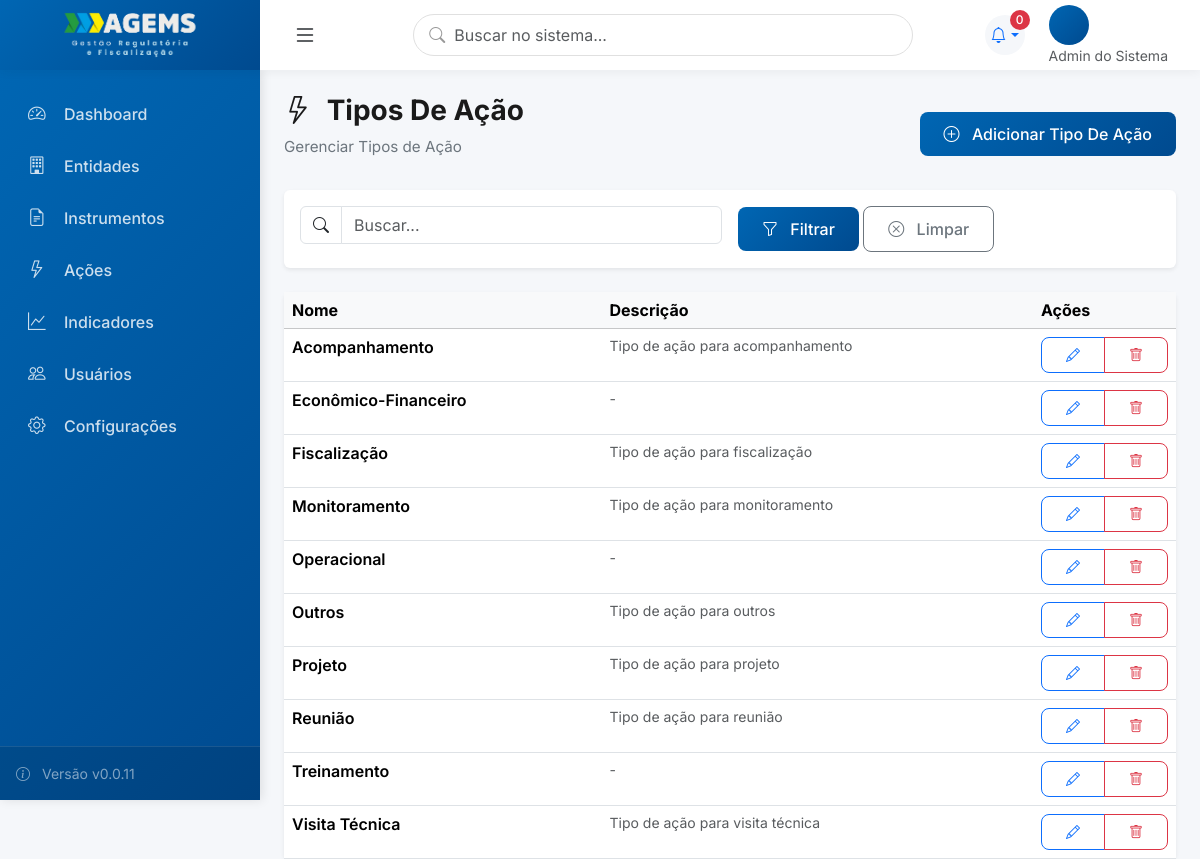
Before: /tipos-acao/ (signed in) with the older database file.
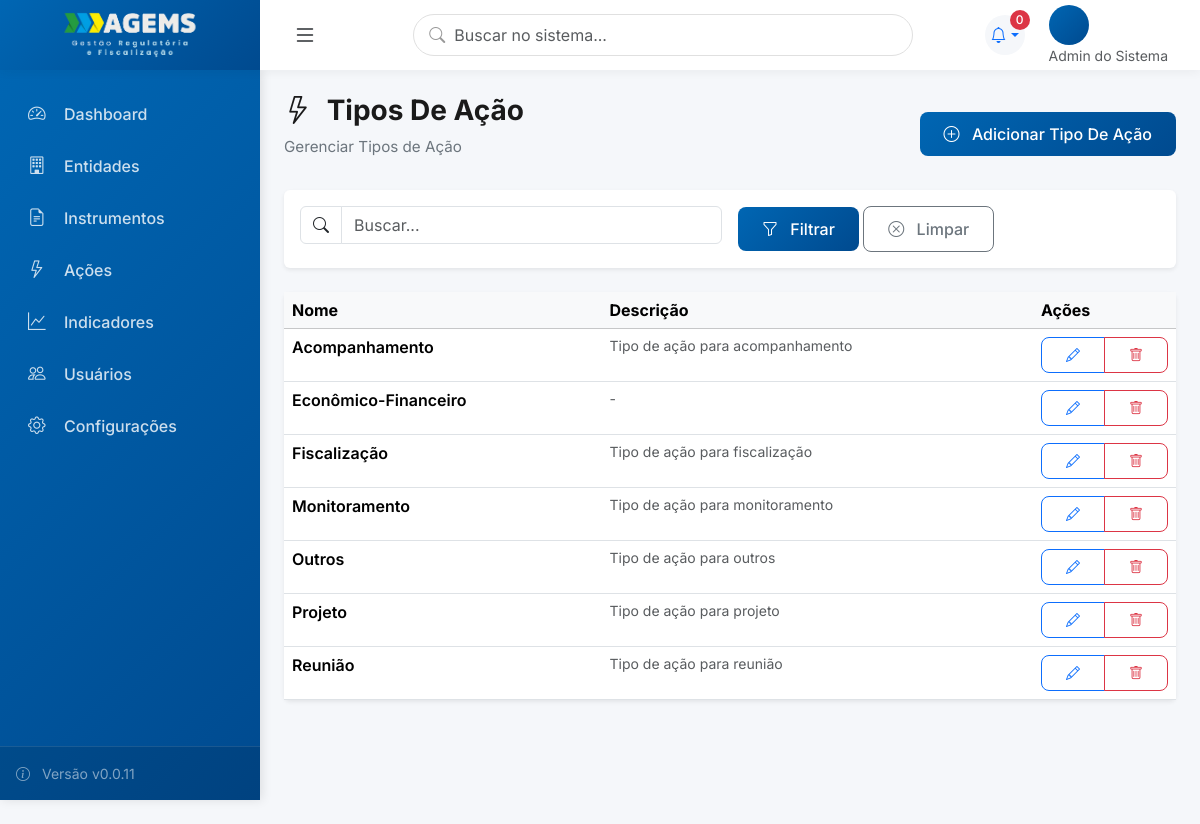
After: the same page with the newer database file.
### core/models.py (models this page shows, shortened)
class TipoAcao(models.Model):
    nome = models.CharField('Nome do Tipo', max_length=100, unique=True)
    descricao = models.TextField('Descrição', blank=True)
    ativo = models.BooleanField('Ativo', default=True)
    class Meta:
        verbose_name = 'Tipo de Ação'
        verbose_name_plural = 'Tipos de Ação'
        ordering = ['nome']

### core/core_views.py (the view)
# urls.py: path('tipos-acao/', TipoAcaoListView.as_view(), name='tipoacao_list'),
class TipoAcaoListView(ModernListView):
    model = TipoAcao
    template_name = 'core/tipoacao_list.html'
    icon = "bi bi-lightning"
    create_url = 'tipoacao_create'

### core/views.py (called while the page is built)
    def get_context_data(self, **kwargs):
        context = super().get_context_data(**kwargs)
        context['title'] = getattr(self, 'title', self.model._meta.verbose_name_plural.title())
        context['subtitle'] = getattr(self, 'subtitle', f'Gerenciar {self.model._meta.verbose_name_plural}')
        context['icon'] = getattr(self, 'icon', 'bi bi-list')
        context['singular_name'] = self.model._meta.verbose_name.title()
        context['create_url'] = getattr(self, 'create_url', f'{self.model._meta.model_name}_create')
        return context

    def get_queryset(self):
        queryset = self.model.objects.all()
        search = self.request.GET.get('q')
        if search and hasattr(self, 'search_fields'):
            from django.db.models import Q
            query = Q()
            for field in self.search_fields:
                query |= Q(**{f'{field}__icontains': search})
            queryset = queryset.filter(query)
        return queryset

### templates/core/tipoacao_list.html
﻿{% extends 'components/list_view.html' %}
{% block table_headers %}
<th>Nome</th>
<th>Descrição</th>
{% endblock %}
{% block table_rows %}
{% for item in object_list %}
<tr>
    <td>
        <div class="fw-semibold">{{item.nome}}</div>
    </td>
    <td>
        {% if item.descricao %}
        <small class="text-muted">{{item.descricao|truncatewords:15}}</small>
        {% else %}
        <small class="text-muted">-</small>
        {% endif %}
    </td>
    <td>
        <div class="btn-group btn-group-sm">
            <a href="{% url 'tipoacao_edit' item.pk %}" class="btn btn-outline-primary" title="Editar">
                <i class="bi bi-pencil"></i>
            </a>
            <a href="{% url 'tipoacao_delete' item.pk %}" class="btn btn-outline-danger" title="Excluir">
                <i class="bi bi-trash"></i>
            </a>
        </div>
    </td>
</tr>
{% endfor %}
{% endblock %}

Changed rows visible on the page:
removed TipoAcao: nome "Operacional"
removed TipoAcao: nome "Treinamento"
removed TipoAcao: nome "Visita Técnica", descricao "Tipo de ação para visita técnica"
